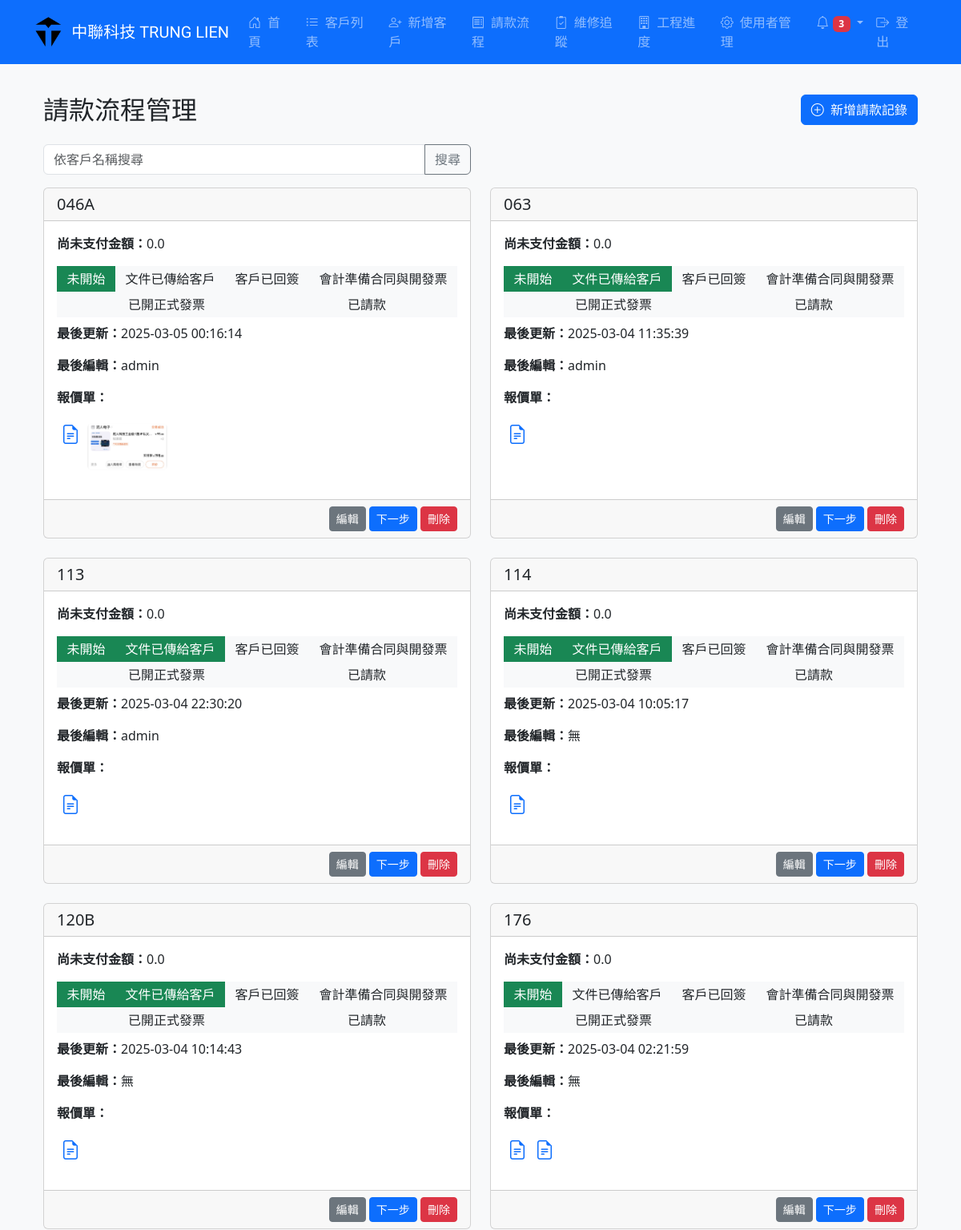
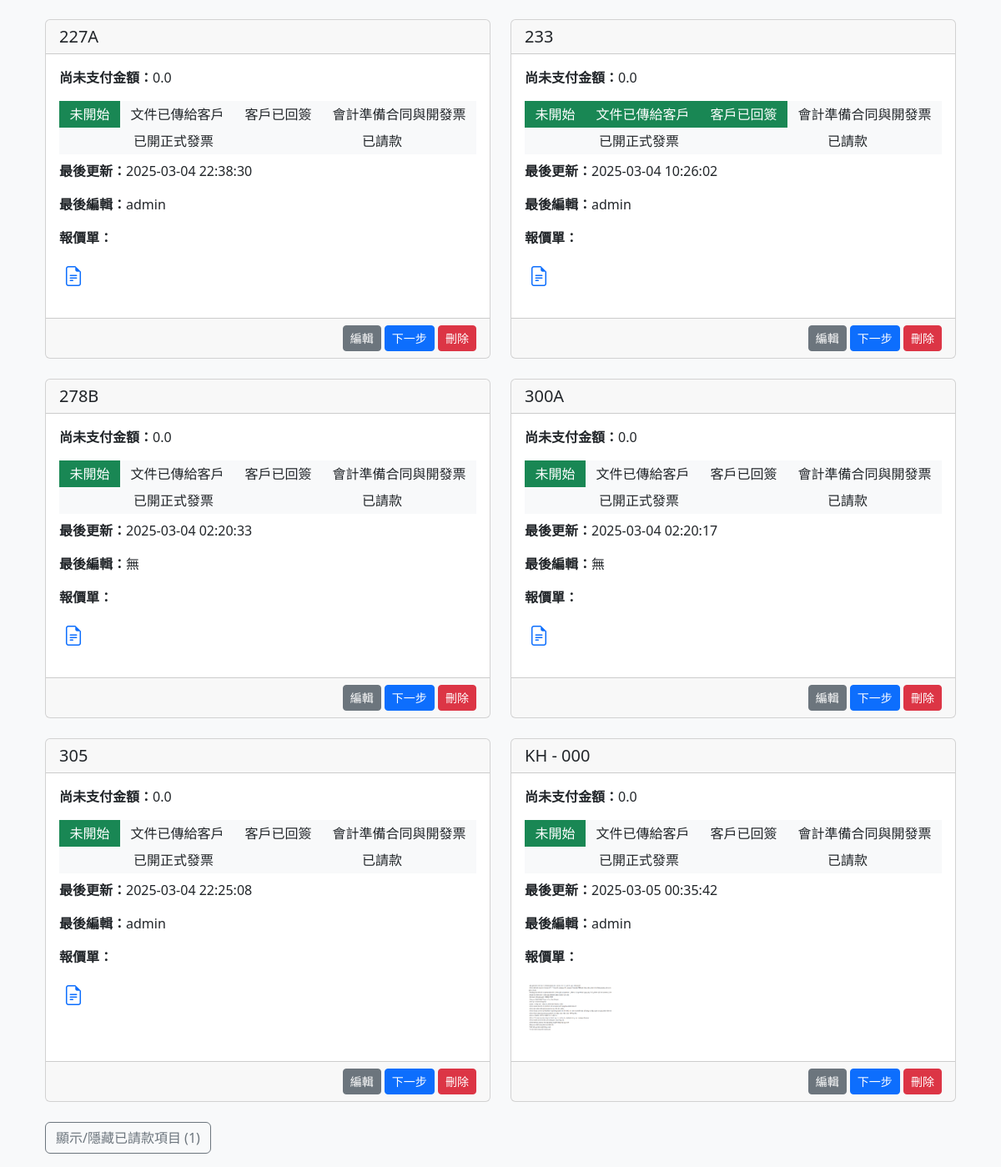
/billing (signed in), run on the app's committed database (2 pictures, top to bottom).
### tables this page shows
CREATE TABLE billing (
                id INTEGER PRIMARY KEY AUTOINCREMENT,
                customer_id INTEGER NOT NULL,
                unpaid_amount REAL DEFAULT 0.0,
                current_step INTEGER DEFAULT 0,
                quotation_path TEXT,
                last_updated DATETIME DEFAULT (datetime('now', 'localtime')),
                last_editor TEXT, reminder_date DATETIME, notified INTEGER DEFAULT 0, reminder_user_id INTEGER, signed_reminder_user_id INTEGER, reminder_date_step1 DATETIME, notify_users_step1 TEXT, notify_users_step2 TEXT,
                FOREIGN KEY (customer_id) REFERENCES customers(id) ON DELETE CASCADE
            );

CREATE TABLE customers (
                id INTEGER PRIMARY KEY AUTOINCREMENT,
                name TEXT NOT NULL,
                camera_remote_url TEXT,
                internal_ip TEXT,
                communication_port TEXT,
                monitoring_credentials TEXT,
                router_password TEXT,
                google_map_url TEXT,
                floor_plan TEXT,
                created_at DATETIME DEFAULT (datetime('now', 'localtime'))
            );

CREATE TABLE billing_quotations (
                id INTEGER PRIMARY KEY AUTOINCREMENT,
                billing_id INTEGER NOT NULL,
                file_path TEXT,
                created_at DATETIME DEFAULT (datetime('now', 'localtime')), is_signed INTEGER DEFAULT 0,
                FOREIGN KEY (billing_id) REFERENCES billing(id) ON DELETE CASCADE
            );

### app.py (the view)
@app.route('/billing', methods=['GET'])
@login_required
def billing():
    conn = get_db()
    try:
        q = request.args.get('q', '').strip()
        if q:
            billing_records = conn.execute('''
                SELECT b.*, c.name as customer_name
                FROM billing b
                JOIN customers c ON b.customer_id = c.id
                WHERE c.name LIKE ?
                ORDER BY c.name
            ''', ('%' + q + '%',)).fetchall()
        else:
            billing_records = conn.execute('''
                SELECT b.*, c.name as customer_name
                FROM billing b
                JOIN customers c ON b.customer_id = c.id
                ORDER BY c.name
            ''').fetchall()
        billing_data = []
        for record in billing_records:
            rec = dict(record)
            quotations = conn.execute("SELECT * FROM billing_quotations WHERE billing_id=?", (record['id'],)).fetchall()
            rec['quotations'] = [dict(q) for q in quotations]
            billing_data.append(rec)
        ongoing = [r for r in billing_data if r['current_step'] < 5]
        completed = [r for r in billing_data if r['current_step'] == 5]
        return render_template("billing.html", ongoing=ongoing, completed=completed)
    except Exception as e:
        flash("請款流程讀取失敗: " + str(e), "danger")
        return redirect(url_for('home'))
    finally:
        conn.close()

### app.py (called while the page is built)
def get_db():
    conn = sqlite3.connect('customer.db')
    conn.row_factory = sqlite3.Row
    conn.execute('PRAGMA foreign_keys = ON')
    return conn

def login_required(f):
    @wraps(f)
    def decorated_function(*args, **kwargs):
        if not session.get('user'):
            flash("請先登入", "warning")
            return redirect(url_for('login'))
        return f(*args, **kwargs)
    return decorated_function

### templates/billing.html (shortened to what this page needs)
{% extends "base.html" %}
{% block content %}
<div class="container mt-4">
  <div class="d-flex flex-column flex-md-row justify-content-between align-items-center mb-4">
    <h2 class="mb-3 mb-md-0">請款流程管理</h2>
    <a href="{{ url_for('add_billing') }}" class="btn btn-primary mb-2 mb-md-0">
      <i class="bi bi-plus-circle me-1"></i> 新增請款記錄
    </a>
  </div>
  <div class="row mb-3">
    <div class="col-md-6">
      <form method="GET" action="{{ url_for('billing') }}">
        <div class="input-group">
          <input type="text" name="q" class="form-control" placeholder="依客戶名稱搜尋" value="{{ request.args.get('q', '') }}">
          <button class="btn btn-outline-secondary" type="submit">搜尋</button>
        </div>
      </form>
    </div>
  </div>
  {% if ongoing and ongoing|length > 0 %}
    <div class="row row-cols-1 row-cols-md-2 g-4 mb-4">
      {% for record in ongoing %}
        <div class="col">
          <div class="card h-100">
            <div class="card-header">
              <h5 class="card-title mb-0">{{ record.customer_name }}</h5>
            </div>
            <div class="card-body">
              <p class="card-text"><strong>尚未支付金額：</strong>{{ record.unpaid_amount }}</p>
              <div class="d-flex flex-wrap text-center mb-2">
                <div class="flex-fill p-1 {% if record.current_step >= 0 %}bg-success text-white{% else %}bg-light{% endif %}">
                  未開始
                </div>
                <div class="flex-fill p-1 {% if record.current_step >= 1 %}bg-success text-white{% else %}bg-light{% endif %}">
                  文件已傳給客戶
                </div>
                <div class="flex-fill p-1 {% if record.current_step >= 2 %}bg-success text-white{% else %}bg-light{% endif %}">
                  客戶已回簽
                </div>
                <div class="flex-fill p-1 {% if record.current_step >= 3 %}bg-success text-white{% else %}bg-light{% endif %}">
                  會計準備合同與開發票
                </div>
                <div class="flex-fill p-1 {% if record.current_step >= 4 %}bg-success text-white{% else %}bg-light{% endif %}">
                  已開正式發票
                </div>
                <div class="flex-fill p-1 {% if record.current_step >= 5 %}bg-success text-white{% else %}bg-light{% endif %}">
                  已請款
                </div>
              </div>
              <p class="card-text"><strong>最後更新：</strong>{{ record.last_updated }}</p>
              <p class="card-text"><strong>最後編輯：</strong>{{ record.last_editor if record.last_editor else '無' }}</p>
              <p class="card-text"><strong>報價單：</strong>
                {% if record.quotations and record.quotations|length > 0 %}
                  <div class="d-flex flex-wrap">
                    {% for quotation in record.quotations %}
                      {% set ext = quotation.file_path.split('.')[-1]|lower %}
                      {% if ext in ['png','jpg','jpeg','gif'] %}
                        <a href="{{ url_for('uploaded_file', filename=quotation.file_path) }}" target="_blank" data-bs-toggle="tooltip" title="點擊查看原圖">
                          <img src="{{ url_for('uploaded_file', filename=quotation.file_path) }}" alt="報價單縮圖" class="img-fluid rounded m-1" style="max-width: 100px;">
                        </a>
                      {% else %}
                        <a href="{{ url_for('uploaded_file', filename=quotation.file_path) }}" target="_blank" data-bs-toggle="tooltip" title="點擊下載">
                          <i class="bi bi-file-earmark-text" style="font-size: 1.5rem; margin: 5px;"></i>
                        </a>
                      {% endif %}
                    {% endfor %}
                  </div>
                {% else %}
                  尚未上傳
                {% endif %}
              </p>
            </div>
            <div class="card-footer text-end">
              <a href="{{ url_for('edit_billing', id=record.id) }}" class="btn btn-sm btn-secondary">編輯</a>
              <form action="{{ url_for('billing_next', id=record.id) }}" method="POST" style="display:inline;">
                <button type="submit" class="btn btn-sm btn-primary">下一步</button>
              </form>
              <form action="{{ url_for('billing_delete', id=record.id) }}" method="POST" style="display:inline;" onsubmit="return confirm('確定要刪除此請款記錄嗎？');">
                <button type="submit" class="btn btn-sm btn-danger">刪除</button>
              </form>
            </div>
          </div>
        </div>
      {% endfor %}
    </div>
  {% else %}
    <div class="alert alert-secondary text-center" role="alert">
      目前沒有進行中的請款流程記錄。
    </div>
  {% endif %}
  {% if completed and completed|length > 0 %}
    <button class="btn btn-outline-secondary mb-3" type="button" data-bs-toggle="collapse" data-bs-target="#completedBilling" aria-expanded="false" aria-controls="completedBilling">
      顯示/隱藏已請款項目 ({{ completed|length }})
    </button>
  {% endif %}
</div>
{% endblock %}

### templates/base.html (style rules this page uses)
body { padding-top: 70px; }

### data on the page
billing: customer_name "046A", unpaid_amount "0.0", last_updated "2025-03-05 00:16:14", last_editor "admin"
billing_quotations: file_path (picture)
billing: customer_name "063", unpaid_amount "0.0", last_updated "2025-03-04 11:35:39", last_editor "admin"
billing: customer_name "113", unpaid_amount "0.0", last_updated "2025-03-04 22:30:20", last_editor "admin"
billing: customer_name "114", unpaid_amount "0.0", last_updated "2025-03-04 10:05:17", last_editor "無"
billing: customer_name "120B", unpaid_amount "0.0", last_updated "2025-03-04 10:14:43", last_editor "無"
billing: customer_name "176", unpaid_amount "0.0", last_updated "2025-03-04 02:21:59", last_editor "無"
billing: customer_name "227A", unpaid_amount "0.0", last_updated "2025-03-04 22:38:30", last_editor "admin"
billing: customer_name "233", unpaid_amount "0.0", last_updated "2025-03-04 10:26:02", last_editor "admin"
billing: customer_name "278B", unpaid_amount "0.0", last_updated "2025-03-04 02:20:33", last_editor "無"
billing: customer_name "300A", unpaid_amount "0.0", last_updated "2025-03-04 02:20:17", last_editor "無"
billing: customer_name "305", unpaid_amount "0.0", last_updated "2025-03-04 22:25:08", last_editor "admin"
billing: customer_name "KH - 000", unpaid_amount "0.0", last_updated "2025-03-05 00:35:42", last_editor "admin"
billing_quotations: file_path (picture)

### other printed values
{{ notifications|length }} "3"
{{ completed|length }} "1"
